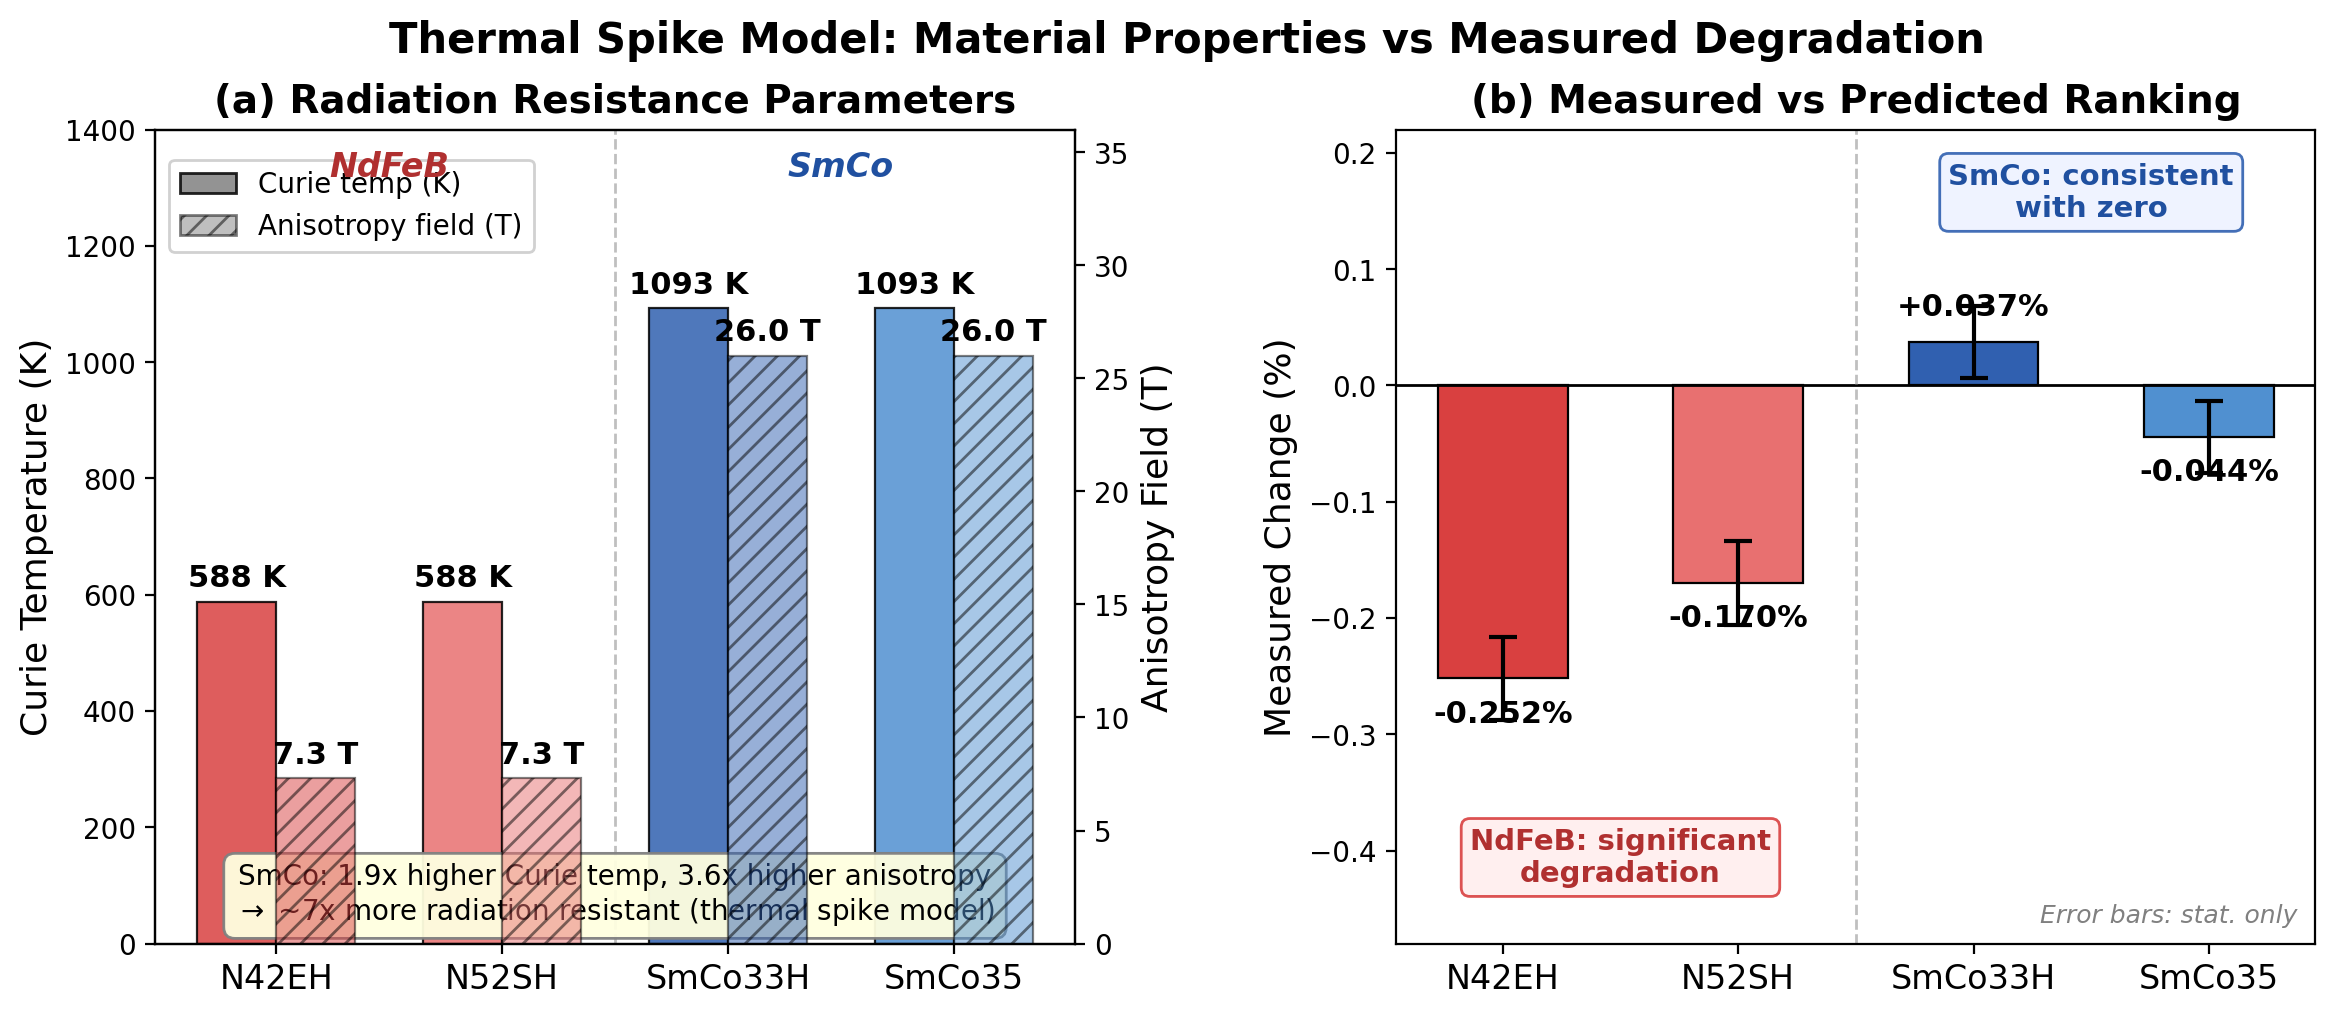

Here is the Python script that generated this plot:
#!/usr/bin/env python3
"""
slide33_thermal_spike.py -- Presentation-quality 2-panel thermal spike comparison.

Simplified version of Rod_Dosimetry/thermal_spike_comparison.py for slide use.
Panel (a): Radiation resistance parameters (Curie temp, anisotropy field)
Panel (b): Measured % change by grade with error bars

Output: slide33_thermal_spike.png (200 dpi)
"""

import os
import numpy as np
import matplotlib
matplotlib.use('Agg')
import matplotlib.pyplot as plt
from matplotlib.patches import Patch

OUT_DIR = os.path.dirname(os.path.abspath(__file__))
OUT_PATH = os.path.join(OUT_DIR, 'slide33_thermal_spike.png')

# =============================================================================
# Data
# =============================================================================

grades = ['N42EH', 'N52SH', 'SmCo33H', 'SmCo35']

# Radiation resistance parameters
Tc_K  = [588,   588,   1093,  1093]    # Curie temperature (K)
Ha_T  = [7.3,   7.3,   26.0,  26.0]    # Anisotropy field (T)

# Measured % change (Campaign 1, temp-corrected)
pct_change = [-0.252, -0.170, +0.037, -0.044]
pct_err    = [ 0.036,  0.036,  0.031,  0.031]   # statistical only

# Color scheme: NdFeB in reds/corals, SmCo in blues
colors_ndfeb = ['#D94040', '#E87070']   # darker red, lighter coral
colors_smco  = ['#3060B0', '#5090D0']   # darker blue, lighter blue
bar_colors = [colors_ndfeb[0], colors_ndfeb[1], colors_smco[0], colors_smco[1]]

# =============================================================================
# Figure
# =============================================================================

fig, (ax1, ax2) = plt.subplots(1, 2, figsize=(12, 5.5))
fig.subplots_adjust(wspace=0.35, left=0.07, right=0.97, top=0.86, bottom=0.12)

# ---- Panel (a): Radiation Resistance Parameters ----------------------------

x = np.arange(len(grades))
bar_w = 0.35

# Curie temperature bars
bars_tc = ax1.bar(x - bar_w/2, Tc_K, bar_w, color=bar_colors, edgecolor='black',
                  linewidth=0.8, alpha=0.85)

# Anisotropy field bars (secondary y-axis)
ax1b = ax1.twinx()
bars_ha = ax1b.bar(x + bar_w/2, Ha_T, bar_w, color=bar_colors, edgecolor='black',
                   linewidth=0.8, alpha=0.50, hatch='///')

# Annotate Tc values above bars (inside bar for tall ones, above for short)
for i, (bar, val) in enumerate(zip(bars_tc, Tc_K)):
    ax1.text(bar.get_x() + bar.get_width()/2, bar.get_height() + 15,
             f'{val} K', ha='center', va='bottom', fontsize=11, fontweight='bold')

# Annotate Ha values above bars
for i, (bar, val) in enumerate(zip(bars_ha, Ha_T)):
    ax1b.text(bar.get_x() + bar.get_width()/2, bar.get_height() + 0.4,
              f'{val} T', ha='center', va='bottom', fontsize=11, fontweight='bold')

ax1.set_ylabel('Curie Temperature (K)', fontsize=13)
ax1b.set_ylabel('Anisotropy Field (T)', fontsize=13)
ax1.set_ylim(0, 1400)
ax1b.set_ylim(0, 36)
ax1.set_xticks(x)
ax1.set_xticklabels(grades, fontsize=12)
ax1.set_title('(a) Radiation Resistance Parameters', fontsize=14, fontweight='bold')

# Legend
legend_elements = [
    Patch(facecolor='gray', edgecolor='black', alpha=0.85, label='Curie temp (K)'),
    Patch(facecolor='gray', edgecolor='black', alpha=0.50, hatch='///',
          label='Anisotropy field (T)'),
]
ax1.legend(handles=legend_elements, loc='upper left', fontsize=10, framealpha=0.9,
           bbox_to_anchor=(0.0, 0.98))

# Family labels above the data
ax1.text(0.5, 1320, 'NdFeB', ha='center', fontsize=12, fontstyle='italic',
         color='#B03030', fontweight='bold', zorder=10)
ax1.text(2.5, 1320, 'SmCo', ha='center', fontsize=12, fontstyle='italic',
         color='#2050A0', fontweight='bold', zorder=10)

# Dividing line between NdFeB and SmCo
ax1.axvline(x=1.5, color='gray', linewidth=1.0, linestyle='--', alpha=0.5)

# Annotation box at bottom of panel
annot_text = (
    "SmCo: 1.9x higher Curie temp, 3.6x higher anisotropy\n"
    r"$\rightarrow$ ~7x more radiation resistant (thermal spike model)"
)
ax1.text(0.50, 0.02, annot_text, transform=ax1.transAxes,
         fontsize=10, ha='center', va='bottom',
         bbox=dict(boxstyle='round,pad=0.4', facecolor='lightyellow',
                   edgecolor='gray', alpha=0.95))

# ---- Panel (b): Measured % Change ------------------------------------------

bars_meas = ax2.bar(x, pct_change, 0.55, yerr=pct_err, color=bar_colors,
                    edgecolor='black', linewidth=0.8, capsize=5,
                    error_kw=dict(linewidth=1.5, capthick=1.5))

ax2.axhline(y=0, color='black', linewidth=1.0, linestyle='-')

# Annotate each bar with its value
for i, (xi, val, err) in enumerate(zip(x, pct_change, pct_err)):
    sign = '+' if val > 0 else ''
    y_offset = -0.018 if val < 0 else 0.018
    va_align = 'top' if val < 0 else 'bottom'
    ax2.text(xi, val + y_offset, f'{sign}{val:.3f}%', ha='center', va=va_align,
             fontsize=11, fontweight='bold')

ax2.set_ylabel('Measured Change (%)', fontsize=13)
ax2.set_xticks(x)
ax2.set_xticklabels(grades, fontsize=12)
ax2.set_ylim(-0.48, 0.22)
ax2.set_title('(b) Measured vs Predicted Ranking', fontsize=14, fontweight='bold')

# Annotation: NdFeB significant degradation
ax2.text(0.5, -0.38, 'NdFeB: significant\ndegradation', fontsize=10.5,
         ha='center', va='top', color='#B03030', fontweight='bold',
         bbox=dict(boxstyle='round,pad=0.3', facecolor='#FFEEEE',
                   edgecolor='#D94040', alpha=0.9))

# Annotation: SmCo consistent with zero
ax2.text(2.5, 0.14, 'SmCo: consistent\nwith zero', fontsize=10.5,
         ha='center', va='bottom', color='#2050A0', fontweight='bold',
         bbox=dict(boxstyle='round,pad=0.3', facecolor='#EEF2FF',
                   edgecolor='#3060B0', alpha=0.9))

# Dividing line
ax2.axvline(x=1.5, color='gray', linewidth=1.0, linestyle='--', alpha=0.5)

# Error bar label
ax2.text(0.98, 0.02, 'Error bars: stat. only', transform=ax2.transAxes,
         fontsize=9, ha='right', va='bottom', fontstyle='italic', color='gray')

# ---- Save ------------------------------------------------------------------

fig.suptitle('Thermal Spike Model: Material Properties vs Measured Degradation',
             fontsize=15, fontweight='bold', y=0.96)

plt.savefig(OUT_PATH, dpi=200, bbox_inches='tight', facecolor='white')
print(f"Saved: {OUT_PATH}")
plt.close()
